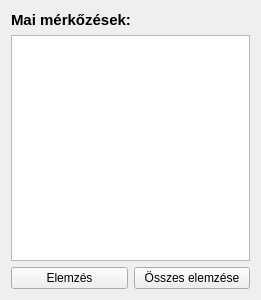
<?xml version="1.0" encoding="UTF-8"?>
<ui version="4.0">
 <class>Form</class>
 <widget class="QWidget" name="Form">
  <property name="geometry">
   <rect>
    <x>0</x>
    <y>0</y>
    <width>261</width>
    <height>300</height>
   </rect>
  </property>
  <property name="windowTitle">
   <string>Mérkőzések</string>
  </property>
  <layout class="QVBoxLayout" name="verticalLayout">
   <item>
    <widget class="QLabel" name="label">
     <property name="text">
      <string>&lt;html&gt;&lt;head/&gt;&lt;body&gt;&lt;p&gt;&lt;span style=&quot; font-size:11pt; font-weight:700;&quot;&gt;Mai mérkőzések:&lt;/span&gt;&lt;/p&gt;&lt;/body&gt;&lt;/html&gt;</string>
     </property>
    </widget>
   </item>
   <item>
    <widget class="QListView" name="matchlistListView"/>
   </item>
   <item>
    <layout class="QHBoxLayout" name="horizontalLayout">
     <item>
      <widget class="QPushButton" name="analyseBtn">
       <property name="text">
        <string>Elemzés</string>
       </property>
      </widget>
     </item>
     <item>
      <widget class="QPushButton" name="allAnalyseBtn">
       <property name="text">
        <string>Összes elemzése</string>
       </property>
      </widget>
     </item>
    </layout>
   </item>
  </layout>
 </widget>
 <resources/>
 <connections/>
</ui>
